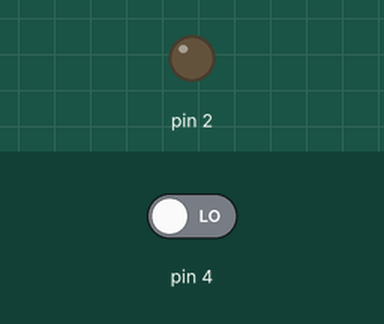
Bench run of a sketch on a simulated Arduino Uno, built with avr-gcc and run on an emulated ATmega328P. On the bench: output pins drawn as LEDs (lit = HIGH). The test bench sets the inputs (shaded band); at power-on: pin 4 LOW.

Above: at 1.2 s.
1.3 s: pin 4 driven HIGH
At 2.2 s:
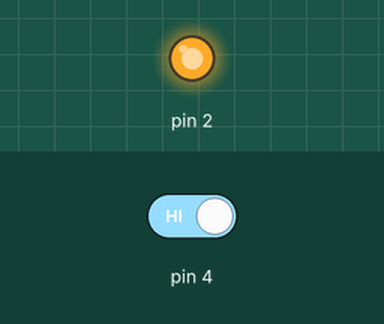
2.8 s: pin 4 driven LOW
At 3.3 s:
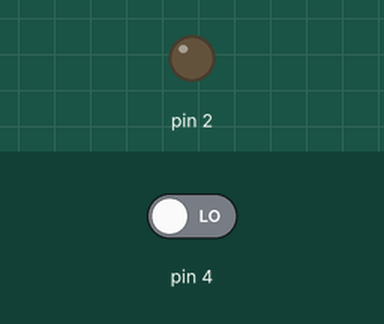
Timing chart, 0 to 5.8 s (numbered marks = the images above; inputs shaded):
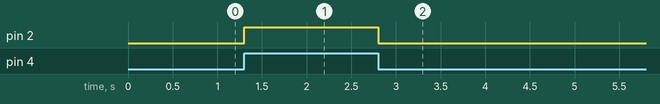

The sketch:

sensorPresenca.ino
```cpp
bool in;

void setup() {
  pinMode(4, INPUT);
  pinMode(2, OUTPUT);

}

void loop() {
  in = digitalRead(4);
  digitalWrite(2, in);

}
```

Measured:
- after the input at 1.3 s, pin 2: LOW → HIGH at once
- after the input at 2.8 s, pin 2: HIGH → LOW at once
